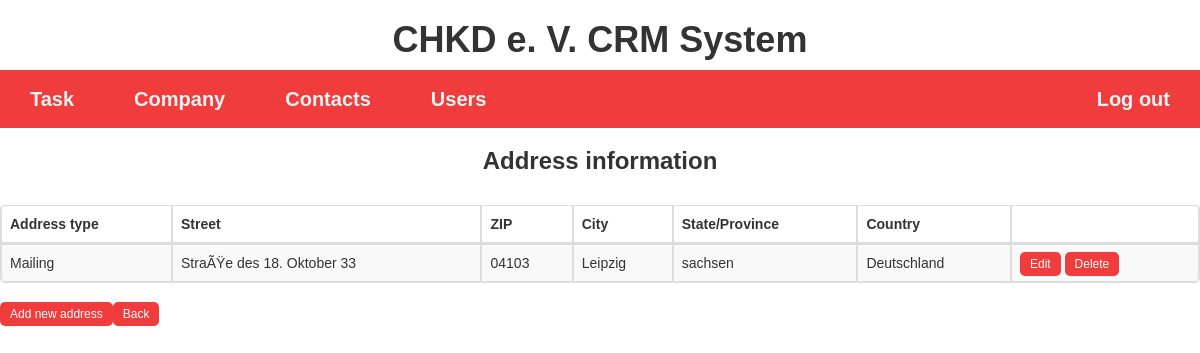
/content/person_address.php?person_id=4, run on the app's committed database.
### tables this page shows
CREATE TABLE IF NOT EXISTS `person` (
  `person_id` INT(11) NOT NULL AUTO_INCREMENT,
  `first_name` VARCHAR(45) NOT NULL,
  `last_name` VARCHAR(45) NOT NULL,
  `media_type` ENUM('German media', 'Chinese media', 'Foreign media', ' Not media') NOT NULL,
  `magazine_sub` TINYINT NOT NULL,
  `newsletter_sub` TINYINT NOT NULL,
  `birthday` DATE NULL,
  `priority` ENUM('High', 'Medium', 'Low', 'None') NOT NULL,
  `p_remark` TEXT NULL,
  `p_date_added` DATETIME NOT NULL DEFAULT NOW(),
  `p_tel` VARCHAR(20) NULL,
  `fax` VARCHAR(20) NULL,
  `mobile` VARCHAR(20) NOT NULL  ,
  `p_email` VARCHAR(150) NOT NULL  ,
  `wechat` VARCHAR(50) NULL  ,
  PRIMARY KEY (`person_id`));

CREATE TABLE IF NOT EXISTS `address` (
  `address_id` INT(11) NOT NULL AUTO_INCREMENT,
  `type` ENUM('Invoice', 'Shipping', 'Site', 'Mailing') NOT NULL,
  `street` VARCHAR(100) NOT NULL,
  `city` VARCHAR(100) NOT NULL,
  `state` VARCHAR(30) NOT NULL,
  `zip` VARCHAR(10) NOT NULL,
  `country` VARCHAR(40) NOT NULL,
  PRIMARY KEY (`address_id`));

### content/person_address.php (the view, shortened to what this page needs)
<?php
  require_once('../conn.php');
  $person_id = isset($_GET['person_id'])? $_GET['person_id'] : '';
?>
<?php include_once ('../page/head.php') ?>
<h1 style="text-align: center; font-weight:bolder;">CHKD e. V. CRM System</h1>
<?php include_once ('../page/menu.php') ?>
<h3 style="text-align: center; font-weight:bolder;"><b>Address information</b></h3>
<br>
<?php
echo '<div>';
echo '<table class="table table-striped table-bordered">';
echo '<thead>';
echo '<tr>';
echo '<th>Address type</th>';
echo '<th>Street</th>';
echo      '<th>ZIP</th>';
echo      '<th>City</th>';
echo      '<th>State/Province</th>';
echo      '<th>Country</th>';
echo     '<th></th>';
echo    '</tr>';
echo  '</thead>';
echo  '<tbody>';
    $sql = "SELECT * FROM person natural join address natural join person_address where person_id = '$person_id' ";
    $result = mysqli_query($conn, $sql);
    while($row = mysqli_fetch_assoc($result)){
      echo '<tr>';
      echo '<td>'. $row['type'] . '</td>';
      echo '<td>'. $row['street'] . '</td>';
      echo '<td>'. $row['zip'] . '</td>';
      echo '<td>'. $row['city'] . '</td>';
      echo '<td>'. $row['state'] . '</td>';
      echo '<td>'. $row['country'] . '</td>';
      echo '<td>';
      echo '<a class="btnsml" href="edit_person_address.php?person_id='.$row['person_id'].'&address_id='.$row['address_id'].'">Edit</a>';
      echo '<a class="btnsml" href="delete_person_address.php?person_id='.$row['person_id'].'&address_id='.$row['address_id'].'">Delete</a>';
      echo '</td>';
      echo '</tr>';
    }
  echo '</tbody>';
  echo '</table>';
  echo '<form>';
  $result2 = mysqli_query($conn, "SELECT * FROM person natural join address natural join person_address where person_id = '$person_id' ");
  $row2 = mysqli_fetch_assoc($result2);
  echo '<a class="btnsml" href="insert_person_address.php?person_id='.$row2['person_id'].'">Add new address</a>';
  echo '<a href="person.php" class="btnsml">Back</a>';
  echo '</form>';
  echo '</div>';
  ?>
<?php include_once('../page/footer.php'); ?>

### page/head.php (style rules this page uses)
body { margin:0; font-family: Arial, Helvetica, sans-serif; }
.btnsml { -webkit-border-radius: 10; -moz-border-radius: 10; border-radius: 5px; font-family: Arial; color: #ffffff; font-size: 12px; background: #f03c3c; padding: 5px 10px 5px 10px; text-decoration: none; }

### data on the page
person: address.type "Mailing", address.street "StraÃŸe des 18. Oktober 33", address.zip "04103", address.city "Leipzig", address.state "sachsen", address.country "Deutschland"
